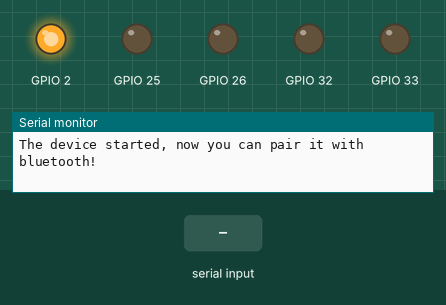
Recording of a sketch running on a simulated ESP32. Parts: output pins drawn as LEDs (lit = HIGH), the last lines printed to the serial monitor. The inputs (shaded band) are chosen by the test bench. Nothing arrives over Bluetooth unless stated.

Above: at 1.2 s.
1.3 s: "1" received over the second serial link
At 2.6 s:
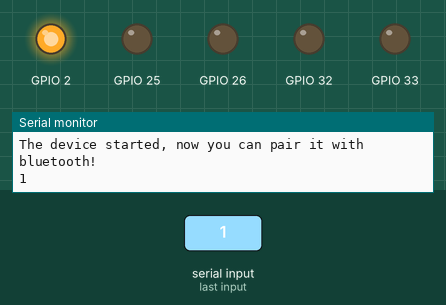
2.9 s: "1" received over Serial
At 4.0 s:
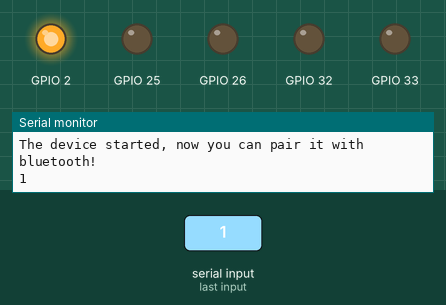
Timing chart, 0 to 5.9 s (numbered marks = the images above; inputs shaded):
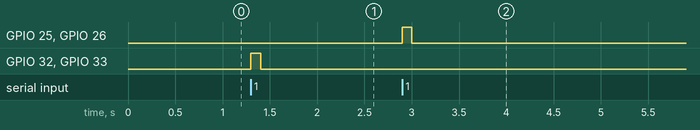

The sketch:

NEW_ESP32_Bluetooth.ino
```cpp
#include "BluetoothSerial.h"

BluetoothSerial SerialBT;

void setup() {
  Serial.begin(115200);
  SerialBT.begin("ESP32_BASE");
  //デバイス名は"ESP32"としました。サンプルスケッチではESP32testとなっています。

  Serial.println("The device started, now you can pair it with bluetooth!");


  pinMode(2, OUTPUT);
  digitalWrite(2,HIGH);
  pinMode(32, OUTPUT);
  pinMode(33, OUTPUT);
  pinMode(26, OUTPUT);
  pinMode(25, OUTPUT);

}

unsigned long myreceive;
unsigned long mysend;

void loop() {
  F_time_read();

  if (SerialBT.available()) {
    Serial.write(SerialBT.read());
    Serial.flush();
    myreceive = F_time_goal(100);;
  }

  if (Serial.available()) {
    SerialBT.write(Serial.read());
    mysend = F_time_goal(100);
  }

  if( myreceive > F_time_get()){
    digitalWrite(33, HIGH);
    digitalWrite(32, HIGH);
  }else{
    digitalWrite(33, LOW);
    digitalWrite(32, LOW);
  }
  if( mysend > F_time_get()){
    digitalWrite(26, HIGH);
    digitalWrite(25, HIGH);
  }else{
    digitalWrite(26, LOW);
    digitalWrite(25, LOW);
  }
}
```

time.ino
```cpp
//1s = 1,000millis = 1,000,000micros
//goal_time(n), n = millis

unsigned long current_time;

void F_time_read() {
  current_time = micros();
}

unsigned long F_time_get() {
  return current_time;
}

unsigned long F_time_goal(unsigned long interval_time) {
  interval_time *= 1000;
  unsigned long goal_time = F_time_get() + interval_time;
  return goal_time;
}
```

Measured:
- after the input at 1.3 s, GPIO 32, GPIO 33: LOW → HIGH at once, → LOW 0.10 s later
- after the input at 2.9 s, GPIO 25, GPIO 26: LOW → HIGH at once, → LOW 0.10 s later
